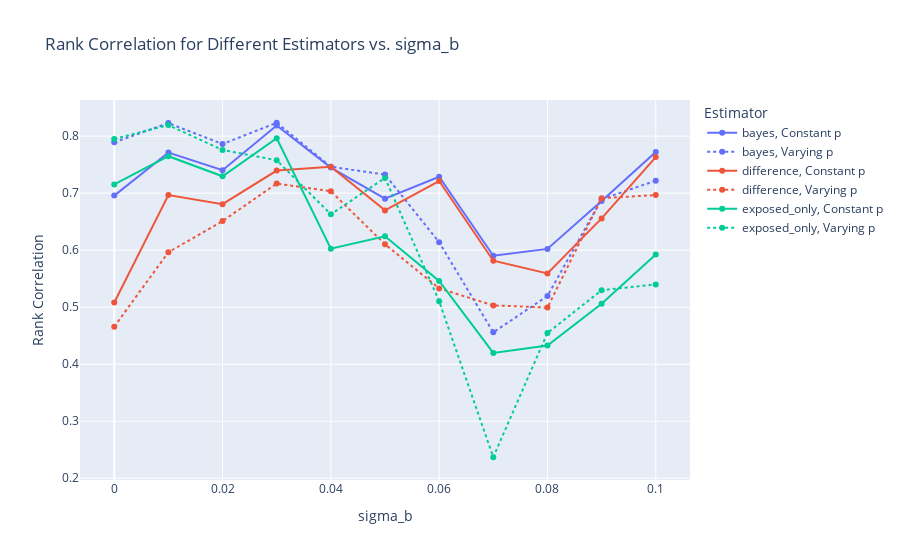

The notebook cell this image was saved under:
### Code cell
# Create the plot using Plotly
fig_rank_corr = px.line(
    df.assign(LineStyle=df["prop_treatment"].apply(
        lambda x: "Constant p" if np.array_equal(x, prop_const) else "Varying p"
    )),
    x="sigma_b",
    y="rank_corr",
    color="estimator",
    line_dash="LineStyle",
    markers=True,
    title="Rank Correlation for Different Estimators vs. sigma_b",
    labels={"sigma_b": "sigma_b", "rank_corr": "Rank Correlation"},
)

# Update the legend to remove linestyle
fig_rank_corr.update_layout(legend_title_text="Estimator")
fig_rank_corr.show()

### Figure 1 — Plotly figure (JSON) as saved in the notebook; plotly's stock layout.template omitted (floating-point values rounded to 4 significant figures)
{"data": [{"hovertemplate": "estimator=bayes<br>LineStyle=Constant p<br>sigma_b=%{x}<br>Rank Correlation=%{y}<extra></extra>", "legendgroup": "bayes, Constant p", "line": {"color": "#636efa", "dash": "solid"}, "marker": {"symbol": "circle"}, "mode": "lines+markers", "name": "bayes, Constant p", "orientation": "v", "showlegend": true, "type": "scatter", "x": [0, 0.01, 0.02, 0.03, 0.04, 0.05, 0.06, 0.07, 0.08, 0.09, 0.1], "xaxis": "x", "y": [0.6957, 0.7712, 0.7402, 0.8186, 0.7448, 0.6902, 0.7289, 0.5902, 0.6023, 0.6863, 0.7723], "yaxis": "y"}, {"hovertemplate": "estimator=bayes<br>LineStyle=Varying p<br>sigma_b=%{x}<br>Rank Correlation=%{y}<extra></extra>", "legendgroup": "bayes, Varying p", "line": {"color": "#636efa", "dash": "dot"}, "marker": {"symbol": "circle"}, "mode": "lines+markers", "name": "bayes, Varying p", "orientation": "v", "showlegend": true, "type": "scatter", "x": [0, 0.01, 0.02, 0.03, 0.04, 0.05, 0.06, 0.07, 0.08, 0.09, 0.1], "xaxis": "x", "y": [0.7894, 0.8228, 0.7862, 0.8235, 0.7464, 0.7326, 0.614, 0.4558, 0.5196, 0.6895, 0.7219], "yaxis": "y"}, {"hovertemplate": "estimator=difference<br>LineStyle=Constant p<br>sigma_b=%{x}<br>Rank Correlation=%{y}<extra></extra>", "legendgroup": "difference, Constant p", "line": {"color": "#EF553B", "dash": "solid"}, "marker": {"symbol": "circle"}, "mode": "lines+markers", "name": "difference, Constant p", "orientation": "v", "showlegend": true, "type": "scatter", "x": [0, 0.01, 0.02, 0.03, 0.04, 0.05, 0.06, 0.07, 0.08, 0.09, 0.1], "xaxis": "x", "y": [0.5083, 0.6968, 0.6806, 0.7396, 0.7464, 0.6698, 0.7213, 0.5815, 0.5593, 0.6558, 0.7633], "yaxis": "y"}, {"hovertemplate": "estimator=difference<br>LineStyle=Varying p<br>sigma_b=%{x}<br>Rank Correlation=%{y}<extra></extra>", "legendgroup": "difference, Varying p", "line": {"color": "#EF553B", "dash": "dot"}, "marker": {"symbol": "circle"}, "mode": "lines+markers", "name": "difference, Varying p", "orientation": "v", "showlegend": true, "type": "scatter", "x": [0, 0.01, 0.02, 0.03, 0.04, 0.05, 0.06, 0.07, 0.08, 0.09, 0.1], "xaxis": "x", "y": [0.4658, 0.5965, 0.6512, 0.7168, 0.7034, 0.6104, 0.533, 0.5031, 0.4993, 0.6911, 0.6967], "yaxis": "y"}, {"hovertemplate": "estimator=exposed_only<br>LineStyle=Constant p<br>sigma_b=%{x}<br>Rank Correlation=%{y}<extra></extra>", "legendgroup": "exposed_only, Constant p", "line": {"color": "#00cc96", "dash": "solid"}, "marker": {"symbol": "circle"}, "mode": "lines+markers", "name": "exposed_only, Constant p", "orientation": "v", "showlegend": true, "type": "scatter", "x": [0, 0.01, 0.02, 0.03, 0.04, 0.05, 0.06, 0.07, 0.08, 0.09, 0.1], "xaxis": "x", "y": [0.7154, 0.7649, 0.7296, 0.7964, 0.6026, 0.6242, 0.5459, 0.4197, 0.4328, 0.5061, 0.5924], "yaxis": "y"}, {"hovertemplate": "estimator=exposed_only<br>LineStyle=Varying p<br>sigma_b=%{x}<br>Rank Correlation=%{y}<extra></extra>", "legendgroup": "exposed_only, Varying p", "line": {"color": "#00cc96", "dash": "dot"}, "marker": {"symbol": "circle"}, "mode": "lines+markers", "name": "exposed_only, Varying p", "orientation": "v", "showlegend": true, "type": "scatter", "x": [0, 0.01, 0.02, 0.03, 0.04, 0.05, 0.06, 0.07, 0.08, 0.09, 0.1], "xaxis": "x", "y": [0.7949, 0.8193, 0.7758, 0.7577, 0.6629, 0.7268, 0.5106, 0.2368, 0.4548, 0.5298, 0.54], "yaxis": "y"}], "layout": {"legend": {"title": {"text": "Estimator"}, "tracegroupgap": 0}, "title": {"text": "Rank Correlation for Different Estimators vs. sigma_b"}, "xaxis": {"anchor": "y", "domain": [0, 1], "title": {"text": "sigma_b"}}, "yaxis": {"anchor": "x", "domain": [0, 1], "title": {"text": "Rank Correlation"}}}}
